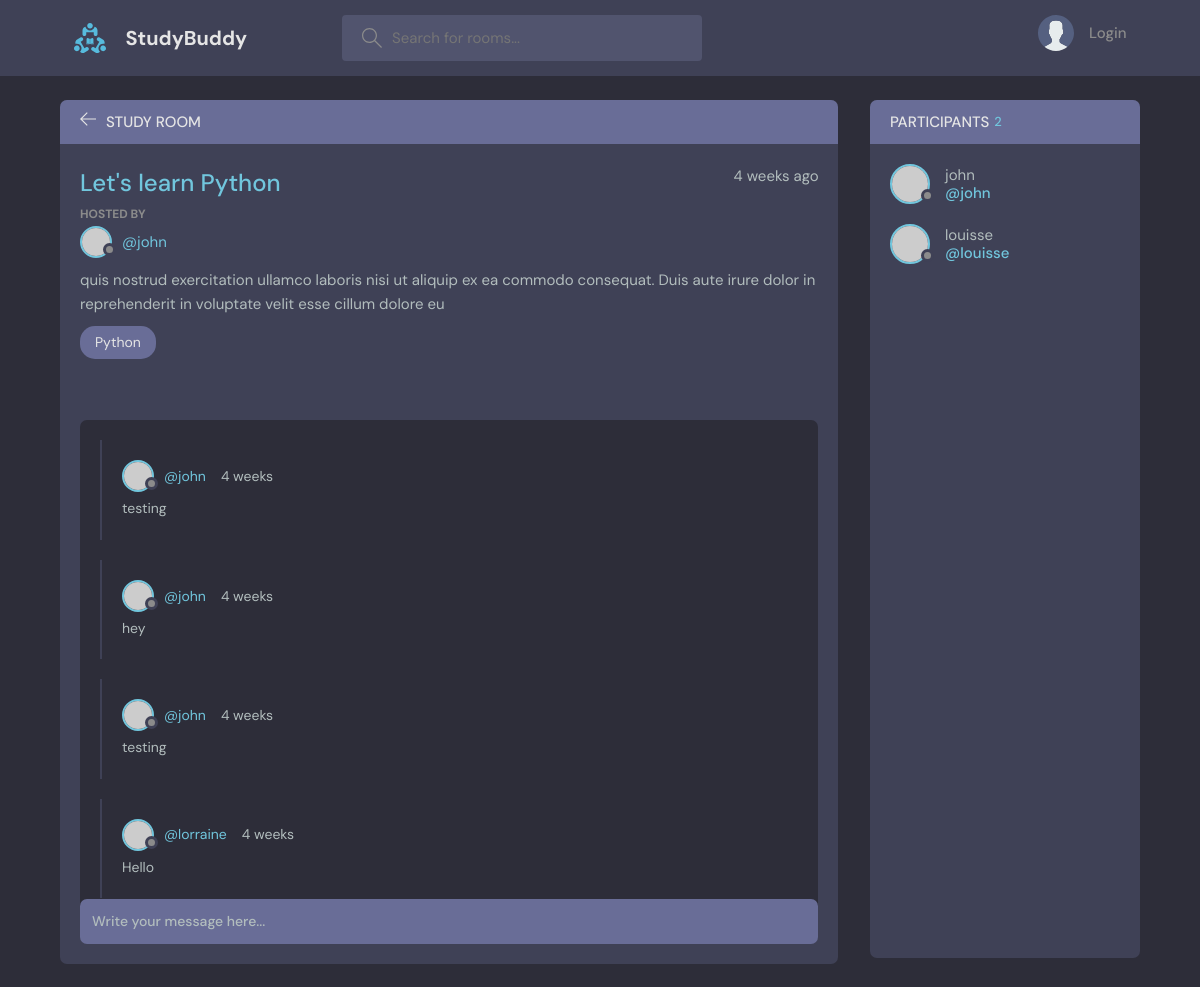
Page /room/2/ on the committed database.
### baseapp/models.py (models this page shows, shortened)
class Room(models.Model):
    host = models.ForeignKey(User, on_delete=models.SET_NULL, null=True)       # when User table got deleted the host data will set to Null
    topic = models.ForeignKey(Topic, on_delete=models.SET_NULL, null=True)     # Cascade - when User table got deleted the host data will delete too
    name = models.CharField(max_length=255)
    description = models.TextField(null=True, blank=True)
    participant = models.ManyToManyField(User, related_name="participants", blank=True)   # models.ManyToManyField(<Tablename>,<name use in views.py>, it's okay to get an empty value in participants) # related_name = name in admin panel
    updated = models.DateTimeField(auto_now=True)
    created = models.DateTimeField(auto_now_add=True)
    class Meta:
        ordering = ["-updated", "-created"]         # with '-' is descending order (last will be the first)

class Topic(models.Model):
    name = models.CharField(max_length=255)

class Message(models.Model):
    user = models.ForeignKey(User, on_delete=models.CASCADE)                # -> foreignkey is to connect another table
    room = models.ForeignKey(Room, on_delete=models.SET_NULL, null=True)    # model.key -> the Room table is the 'parent' and the Message table is the 'child'
    body = models.TextField()
    updated = models.DateTimeField(auto_now=True)
    created = models.DateTimeField(auto_now_add=True)
    class Meta:
        ordering = ["-updated", "-created"]

### baseapp/views.py (the view, shortened to what this page needs)
# urls.py: path("room/<int:id>/", views.room, name="room"),
def room(request, id):
    room = Room.objects.all().get(id=id)
    room_message = room.message_set.all()           # <parent_table>.<child_talbe(lowecase)>.message_set.all() -> call all data from child table which is the message (many to one)
    room_participants = room.participant.all()      # get the child of Room (id is equal to 1)
    context = {
        "room": room,
        "room_messages": room_message,
        "room_participants": room_participants
    }
    return render(request, "room.html", context)

### baseapp/templates/room.html (shortened to what this page needs)
{% extends 'main.html' %}
{% block content %}
<main class="profile-page layout layout--2">
  <div class="container">
    <div class="room">
      <div class="room__top">
        <div class="room__topLeft">
          <a href="/">
            <svg version="1.1" xmlns="http://www.w3.org/2000/svg" width="32" height="32" viewBox="0 0 32 32">
              <title>arrow-left</title>
              <path
                d="M13.723 2.286l-13.723 13.714 13.719 13.714 1.616-1.611-10.96-10.96h27.625v-2.286h-27.625l10.965-10.965-1.616-1.607z"
              ></path>
            </svg>
          </a>
          <h3>Study Room</h3>
        </div>
      </div>
      <div class="room__box scroll">
        <div class="room__header scroll">
          <div class="room__info">
            <h3>{{room.name}}</h3>
            <span>{{room.created|timesince}} ago</span>
          </div>
          <div class="room__hosted">
            <p>Hosted By</p>
            <a href="/profile/{{room.host.id}}" class="room__author">
              <div class="avatar avatar--small">
                <img src="https://randomuser.me/api/portraits/men/37.jpg" />
              </div>
              <span>@{{room.host}}</span>
            </a>
          </div>
          <div class="room__details">
            {{room.description}}
          </div>
          <span class="room__topics">{{room.topic.name}}</span>
        </div>
        <div class="room__conversation">
          <div class="threads scroll">
            {% for message in room_messages %}
            <div class="thread">
              <div class="thread__top">
                <div class="thread__author">
                  <a href="/profile/{{message.user.id}}" class="thread__authorInfo">
                    <div class="avatar avatar--small">
                      <img src="https://randomuser.me/api/portraits/men/37.jpg" />
                    </div>
                    <span>@{{message.user.username}}</span>
                  </a>
                  <span class="thread__date">{{message.room.created|timesince}}</span>
                </div>
              </div>
              <div class="thread__details">
                {{message.body}}
              </div>
            </div>
            {% endfor %}
          </div>
        </div>
      </div>
      <div class="room__message">
        <form method="POST" action="#">
          <input name="body" placeholder="Write your message here..." />
        </form>
      </div>
    </div>
    <div class="participants">
      <h3 class="participants__top">Participants <span>{{room_participants.count}}</span></h3>
      <div class="participants__list scroll">
          {% for user in room_participants %}
        <a href="/profile/{{user.id}}" class="participant">
          <div class="avatar avatar--medium">
            <img src="https://randomuser.me/api/portraits/men/37.jpg" />
          </div>
          <p>
            {{user.username}}
            <span>@{{user.username}}</span>
          </p>
        </a>
        {% endfor %}
      </div>
    </div>
  </div>
</main>
{% endblock %}

### rows in the picture
Room: name "Let's learn Python", created "4 weeks", host "john", description "quis nostrud exercitation ullamco laboris nisi ut aliquip ex ea commodo consequat. Duis aute irure dolor in reprehenderit in voluptate velit esse cillum dolore eu", topic.name "Python"
Message: user.username "john", room.created "4 weeks", body "testing"
Message: user.username "john", room.created "4 weeks", body "hey"
Message: user.username "john", room.created "4 weeks", body "testing"
Message: user.username "lorraine", room.created "4 weeks", body "Hello"

### other values in the picture
{{ room_participants.count }} "2"
{{ user.username }} "john"
{{ user.username }} "louisse"
